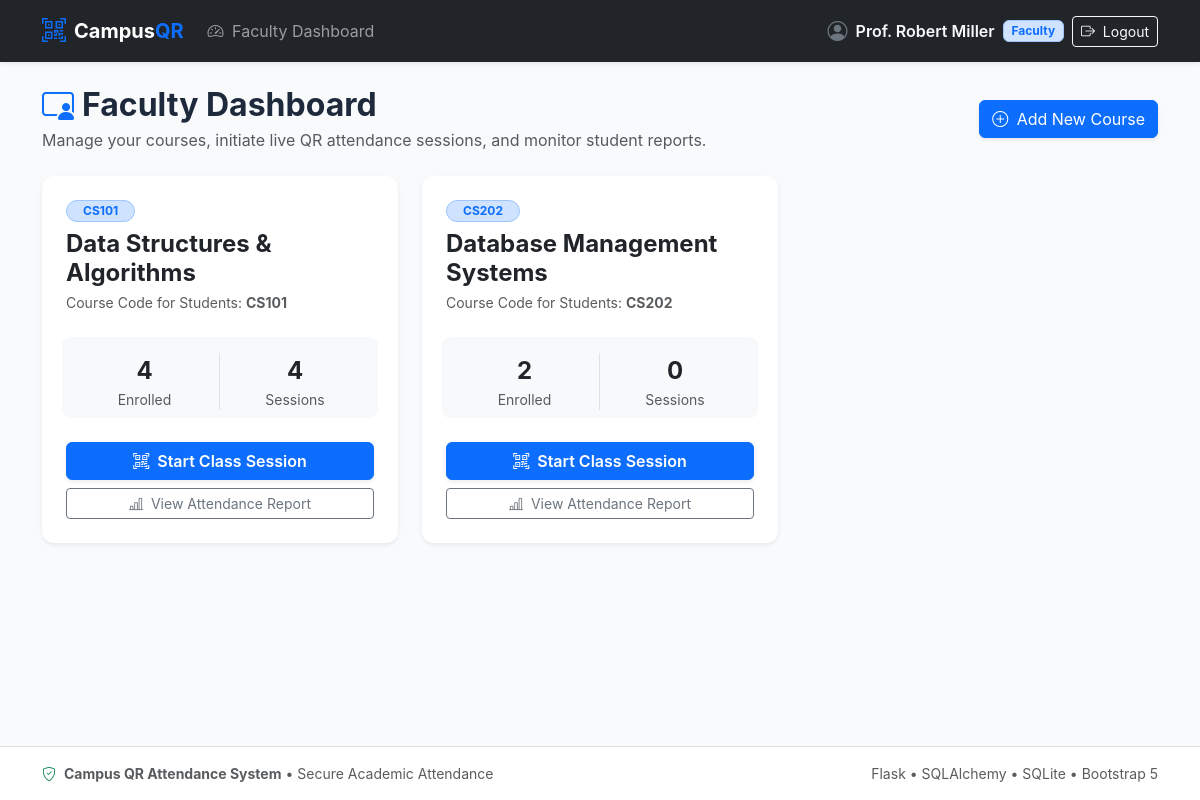
The page /faculty/dashboard (signed in) on the database its author committed.
### app.py (models this page shows, shortened)
class User(db.Model, UserMixin):
    __tablename__ = 'user'
    id = db.Column(db.Integer, primary_key=True)
    name = db.Column(db.String(100), nullable=False)
    email = db.Column(db.String(120), unique=True, nullable=False, index=True)
    password_hash = db.Column(db.String(200), nullable=False)
    role = db.Column(db.String(20), nullable=False)  # 'faculty' or 'student'
    created_at = db.Column(db.DateTime, default=utc_now)
    courses = db.relationship('Course', backref='faculty', lazy=True, cascade='all, delete-orphan')
    enrollments = db.relationship('Enrollment', backref='student', lazy=True, cascade='all, delete-orphan')
    attendances = db.relationship('Attendance', backref='student', lazy=True, cascade='all, delete-orphan')
    def is_faculty(self):
        return self.role == 'faculty'

class Course(db.Model):
    __tablename__ = 'course'
    id = db.Column(db.Integer, primary_key=True)
    code = db.Column(db.String(20), unique=True, nullable=False, index=True)
    name = db.Column(db.String(120), nullable=False)
    faculty_id = db.Column(db.Integer, db.ForeignKey('user.id'), nullable=False)
    created_at = db.Column(db.DateTime, default=utc_now)
    enrollments = db.relationship('Enrollment', backref='course', lazy=True, cascade='all, delete-orphan')
    sessions = db.relationship(
        'ClassSession',
        backref='course',
        lazy=True,
        cascade='all, delete-orphan',
        order_by='ClassSession.created_at.desc()'
    )

### app.py (the view)
@app.route('/faculty/dashboard')
@faculty_required
def faculty_dashboard():
    courses = Course.query.filter_by(faculty_id=current_user.id).order_by(Course.created_at.desc()).all()
    course_data = []
    for c in courses:
        enrolled_count = Enrollment.query.filter_by(course_id=c.id).count()
        session_count = ClassSession.query.filter_by(course_id=c.id).count()
        active_session = ClassSession.query.filter(
            ClassSession.course_id == c.id,
            ClassSession.expires_at > utc_now()
        ).first()
        course_data.append({
            'course': c,
            'enrolled_count': enrolled_count,
            'session_count': session_count,
            'active_session': active_session
        })
    return render_template('faculty_dashboard.html', course_data=course_data)

### app.py (called while the page is built)
def utc_now():
    return datetime.now(timezone.utc).replace(tzinfo=None)

def faculty_required(f):
    @wraps(f)
    @login_required
    def decorated_function(*args, **kwargs):
        if not current_user.is_faculty():
            flash('Access denied. Faculty privileges required.', 'danger')
            return redirect(url_for('student_dashboard'))
        return f(*args, **kwargs)
    return decorated_function

@login_manager.user_loader
def load_user(user_id):
    return db.session.get(User, int(user_id))

### templates/faculty_dashboard.html (shortened to what this page needs)
{% extends 'base.html' %}
{% block content %}
<div class="d-flex flex-column flex-md-row justify-content-between align-items-md-center gap-3 mb-4">
    <div>
        <h2 class="fw-bold mb-1">
            <i class="bi bi-person-video3 text-primary me-2"></i>Faculty Dashboard
        </h2>
        <p class="text-muted mb-0">Manage your courses, initiate live QR attendance sessions, and monitor student reports.</p>
    </div>
    <div>
        <button type="button" class="btn btn-primary shadow-sm" data-bs-toggle="modal" data-bs-target="#createCourseModal">
            <i class="bi bi-plus-circle me-1"></i> Add New Course
        </button>
    </div>
</div>
{% if course_data %}
    <div class="row g-4">
        {% for item in course_data %}
            {% set c = item.course %}
            <div class="col-md-6 col-lg-4">
                <div class="card h-100 border-0 shadow-sm">
                    <div class="card-body p-4 d-flex flex-column">
                        <div class="d-flex justify-content-between align-items-start mb-2">
                            <span class="badge bg-primary-subtle text-primary border border-primary-subtle px-3 py-1 rounded-pill fw-bold">
                                {{ c.code }}
                            </span>
                        </div>
                        <h4 class="card-title fw-bold text-dark mb-1">{{ c.name }}</h4>
                        <p class="text-muted small mb-3">Course Code for Students: <strong>{{ c.code }}</strong></p>
                        <div class="row g-2 text-center my-2 p-2 bg-light rounded-3">
                            <div class="col-6 border-end">
                                <div class="fs-4 fw-bold text-dark">{{ item.enrolled_count }}</div>
                                <div class="text-muted small">Enrolled</div>
                            </div>
                            <div class="col-6">
                                <div class="fs-4 fw-bold text-dark">{{ item.session_count }}</div>
                                <div class="text-muted small">Sessions</div>
                            </div>
                        </div>
                        <div class="mt-auto pt-3 d-flex flex-column gap-2">
                            {% if item.active_session %}
                                <a href="{{ url_for('session_view', session_id=item.active_session.id) }}" class="btn btn-success fw-semibold">
                                    <i class="bi bi-broadcast me-1"></i> Return to Live QR Session
                                </a>
                            {% else %}
                                <form method="POST" action="{{ url_for('start_session', course_id=c.id) }}" onsubmit="return confirm('Start a new attendance session for {{ c.code }}? Students will have 5 minutes to scan.');">
                                    <button type="submit" class="btn btn-primary w-100 fw-semibold shadow-sm">
                                        <i class="bi bi-qr-code-scan me-1"></i> Start Class Session
                                    </button>
                                </form>
                            {% endif %}
                            <a href="{{ url_for('course_report', course_id=c.id) }}" class="btn btn-outline-secondary btn-sm">
                                <i class="bi bi-bar-chart-line me-1"></i> View Attendance Report
                            </a>
                        </div>
                    </div>
                </div>
            </div>
        {% endfor %}
    </div>
{% endif %}
{% endblock %}

### templates/base.html (shortened to what this page needs)
<!DOCTYPE html>
<html lang="en">
<head>
    <link href="https://cdn.jsdelivr.net/npm/bootstrap@5.3.2/dist/css/bootstrap.min.css" rel="stylesheet">
    <link href="https://cdn.jsdelivr.net/npm/bootstrap-icons@1.11.3/font/bootstrap-icons.min.css" rel="stylesheet">
    <link rel="stylesheet" href="{{ url_for('static', filename='css/style.css') }}">
</head>
<body>
    <nav class="navbar navbar-expand-lg navbar-dark bg-dark sticky-top shadow-sm">
        <div class="container">
            <a class="navbar-brand fw-bold d-flex align-items-center gap-2" href="{{ url_for('index') }}">
                <i class="bi bi-qr-code-scan text-primary fs-4"></i>
                <span>Campus<span class="text-primary">QR</span></span>
            </a>
            <div class="collapse navbar-collapse" id="navbarContent">
                <ul class="navbar-nav me-auto mb-2 mb-lg-0">
                    {% if current_user.is_authenticated %}
                        {% if current_user.is_faculty() %}
                            <li class="nav-item">
                                <a class="nav-link" href="{{ url_for('faculty_dashboard') }}">
                                    <i class="bi bi-speedometer2 me-1"></i> Faculty Dashboard
                                </a>
                            </li>
                        {% else %}
                            <li class="nav-item">
                                <a class="nav-link" href="{{ url_for('student_dashboard') }}">
                                    <i class="bi bi-mortarboard me-1"></i> Student Dashboard
                                </a>
                            </li>
                        {% endif %}
                    {% else %}
                        <li class="nav-item">
                            <a class="nav-link" href="{{ url_for('index') }}">Home</a>
                        </li>
                    {% endif %}
                </ul>
                <ul class="navbar-nav ms-auto align-items-lg-center gap-2">
                    {% if current_user.is_authenticated %}
                        <li class="nav-item d-flex align-items-center gap-2 text-light py-2 py-lg-0">
                            <i class="bi bi-person-circle fs-5 text-secondary"></i>
                            <span class="fw-semibold">{{ current_user.name }}</span>
                            {% if current_user.is_faculty() %}
                                <span class="badge bg-primary-subtle text-primary border border-primary-subtle">Faculty</span>
                            {% else %}
                                <span class="badge bg-success-subtle text-success border border-success-subtle">Student</span>
                            {% endif %}
                        </li>
                        <li class="nav-item">
                            <a class="btn btn-outline-light btn-sm" href="{{ url_for('logout') }}">
                                <i class="bi bi-box-arrow-right me-1"></i> Logout
                            </a>
                        </li>
                    {% endif %}
                </ul>
            </div>
        </div>
    </nav>
    <main class="container py-4">
        {% block content %}{% endblock %}
    </main>
    <footer class="bg-white border-top py-3 mt-5">
        <div class="container text-center text-muted small">
            <div class="row align-items-center">
                <div class="col-md-6 text-md-start mb-2 mb-md-0">
                    <i class="bi bi-shield-check text-success me-1"></i>
                    <strong>Campus QR Attendance System</strong> &bull; Secure Academic Attendance
                </div>
                <div class="col-md-6 text-md-end">
                    <span>Flask &bull; SQLAlchemy &bull; SQLite &bull; Bootstrap 5</span>
                </div>
            </div>
        </div>
    </footer>
</body>
</html>

### static/css/style.css (style rules this page uses)
:root { --primary-color: #2563eb; --primary-hover: #1d4ed8; --dark-navy: #0f172a; --card-border: #e2e8f0; --bg-light: #f8fafc; }
body { background-color: var(--bg-light); font-family: -apple-system, BlinkMacSystemFont, "Segoe UI", Roboto, "Helvetica Neue", Arial, sans-serif; color: #1e293b; min-height: 100vh; display: flex; flex-direction: column; }
main { flex: 1 0 auto; }
footer { flex-shrink: 0; }
.card { border-radius: 0.75rem; box-shadow: 0 1px 3px rgba(0, 0, 0, 0.05), 0 1px 2px rgba(0, 0, 0, 0.1); transition: transform 0.15s ease, box-shadow 0.15s ease; }

### rows shown on the page
User: name "Prof. Robert Miller"
Course: code "CS101", name "Data Structures & Algorithms", code "CS101"
Course: code "CS202", name "Database Management Systems", code "CS202"

### other values the page prints
{{ item.enrolled_count }} "4" "2"
{{ item.session_count }} "4" "0"
